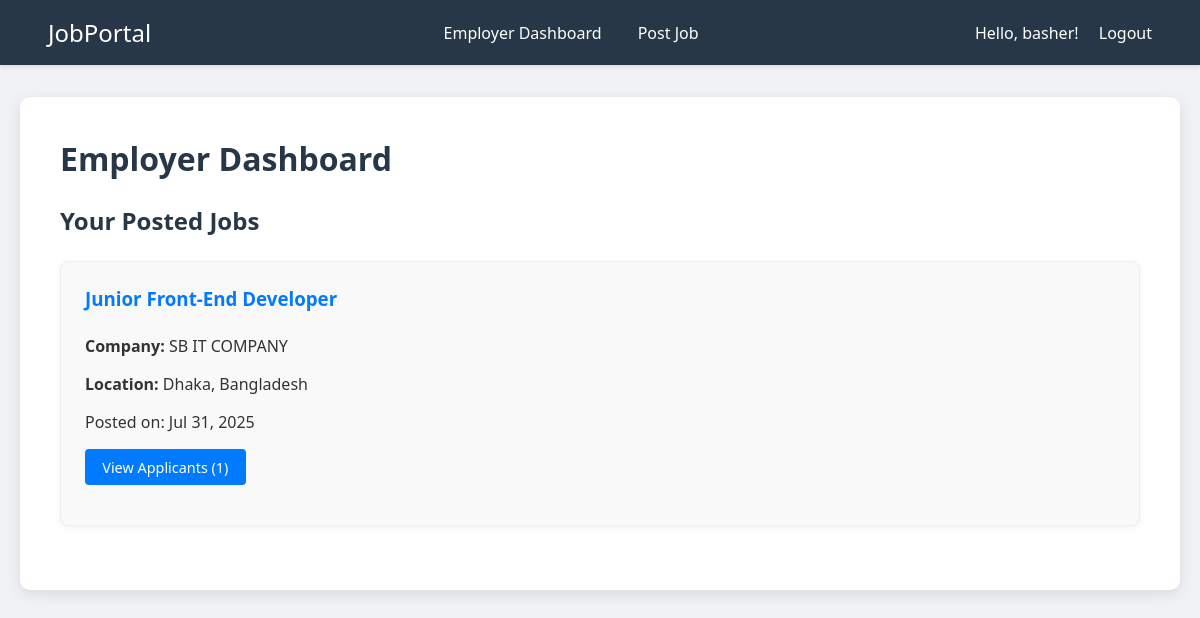
The app's page /employer/dashboard/ (signed in) with its own data.
### accounts/models.py (models this page shows, shortened)
class User(AbstractUser):
    USER_TYPE_CHOICES = (
        ('applicant', 'Applicant'),
        ('employer', 'Employer'),
    )
    user_type = models.CharField(max_length=10, choices=USER_TYPE_CHOICES, default='applicant')
    groups = models.ManyToManyField(
        Group,
        related_name='accounts_user_set',
        blank=True,
        help_text='The groups this user belongs to. A user will get all permissions granted to each of their groups.',
        verbose_name='groups'
    )
    user_permissions = models.ManyToManyField(
        Permission,
        related_name='accounts_user_set',
        blank=True,
        help_text='Specific permissions for this user.',
        verbose_name='user permissions'
    )
    def is_employer(self):
        return self.user_type == 'employer'

### jobs/models.py (models this page shows, shortened)
class Job(models.Model):
    title = models.CharField(max_length=255)
    company_name = models.CharField(max_length=255)
    location = models.CharField(max_length=255)
    description = models.TextField()
    posted_by = models.ForeignKey(settings.AUTH_USER_MODEL, on_delete=models.CASCADE, related_name='posted_jobs')
    created_at = models.DateTimeField(auto_now_add=True)

### jobs/views.py (the view)
# urls.py: path('employer/dashboard/', views.employer_dashboard, name='employer_dashboard'),
@login_required
@user_passes_test(is_employer, login_url='login')
def employer_dashboard(request):
    jobs = Job.objects.filter(posted_by=request.user).order_by('-created_at')
    return render(request, 'jobs/employer_dashboard.html', {'jobs': jobs})

### jobs/views.py (called while the page is built)
def is_employer(user):
    return user.is_authenticated and user.is_employer()

### jobs/templates/jobs/employer_dashboard.html (shortened to what this page needs)
{% extends 'base.html' %}
{% block content %}
    <h1>Employer Dashboard</h1>
    <h2>Your Posted Jobs</h2>
    {% if jobs %}
        {% for job in jobs %}
            <div class="job-card">
                <h3><a href="{% url 'job_applicants' job.id %}">{{ job.title }}</a></h3>
                <p><strong>Company:</strong> {{ job.company_name }}</p>
                <p><strong>Location:</strong> {{ job.location }}</p>
                <p>Posted on: {{ job.created_at|date:"M d, Y" }}</p>
                <p><a href="{% url 'job_applicants' job.id %}" class="button-link">View Applicants ({{ job.applications.count }})</a></p>
            </div>
        {% endfor %}
    {% else %}
        <p class="no-records">You haven't posted any jobs yet.</p>
        <p class="center-text"><a href="{% url 'post_job' %}" class="button-link">Post Your First Job</a></p>
    {% endif %}
{% endblock %}

### templates/base.html (shortened to what this page needs)
<!DOCTYPE html>
<html lang="en">
<head>
</head>
<body>
    <nav>
        <div class="brand"><a href="{% url 'home' %}">JobPortal</a></div>
        <div>
            {% if user.is_authenticated %}
                {% if user.is_employer %}
                    <a href="{% url 'employer_dashboard' %}">Employer Dashboard</a>
                    <a href="{% url 'post_job' %}">Post Job</a>
                {% elif user.is_applicant %}
                    <a href="{% url 'applicant_dashboard' %}">Applicant Dashboard</a>
                    <a href="{% url 'job_list' %}">Browse Jobs</a>
                {% endif %}
            {% endif %}
        </div>
        <div>
            {% if user.is_authenticated %}
                <span>Hello, {{ user.username }}!</span>
                <a href="{% url 'logout' %}">Logout</a>
            {% else %}
                <a href="{% url 'login' %}">Login</a>
                <a href="{% url 'register_applicant' %}">Register</a>
            {% endif %}
        </div>
    </nav>
    <div class="container">
        {% block content %}
        {% endblock %}
    </div>
</body>
</html>

### templates/base.html (style rules this page uses)
body { font-family: 'Segoe UI', Tahoma, Geneva, Verdana, sans-serif; margin: 0; padding: 0; background-color: #f0f2f5; color: #333; }
nav { background-color: #283747; color: white; padding: 1rem 2rem; display: flex; justify-content: space-between; align-items: center; box-shadow: 0 2px 4px rgba(0,0,0,0.1); }
nav a { color: white; text-decoration: none; margin: 0 1rem; font-weight: 500; transition: color 0.3s ease; }
nav .brand { font-size: 1.5rem; font-weight: bold; }
.container { width: 90%; max-width: 1200px; margin: 2rem auto; background-color: white; padding: 2.5rem; border-radius: 10px; box-shadow: 0 4px 15px rgba(0,0,0,0.1); }
h1, h2, h3 { color: #283747; margin-top: 0; margin-bottom: 1.5rem; }
.job-card, .application-card { background-color: #f9f9f9; border: 1px solid #eee; padding: 1.5rem; margin-bottom: 1.5rem; border-radius: 8px; box-shadow: 0 2px 8px rgba(0,0,0,0.05); }
.job-card h3 a, .application-card h3 a { color: #007bff; text-decoration: none; }
.button-link { display: inline-block; background-color: #007bff; color: white; padding: 0.6em 1.2em; border: none; border-radius: 4px; text-decoration: none; font-size: 0.9em; transition: background-color 0.3s ease; }

### records on screen
User: username "basher"
Job: title "Junior Front-End Developer", company_name "SB IT COMPANY", location "Dhaka, Bangladesh", created_at "Jul 31, 2025", applications.count "1"
